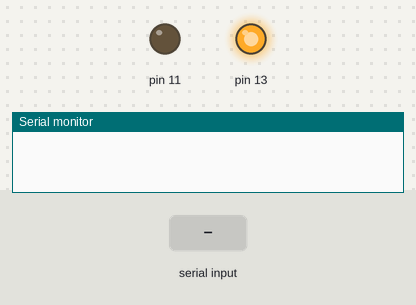
Recording of a sketch running on a simulated Arduino Uno, built with avr-gcc and run on an emulated ATmega328P. Parts: output pins drawn as LEDs (lit = HIGH), the last lines printed to the serial monitor. The inputs (shaded band) are chosen by the test bench.

Above: at 2.2 s.
2.3 s: "w" received over Serial
At 3.2 s:
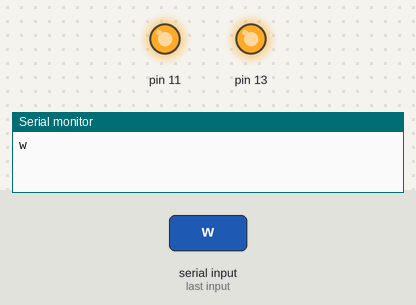
3.8 s: "1" received over Serial
At 4.3 s:
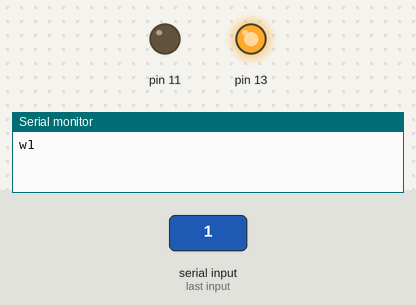
Timing chart, 0 to 6.8 s (numbered marks = the images above; inputs shaded):
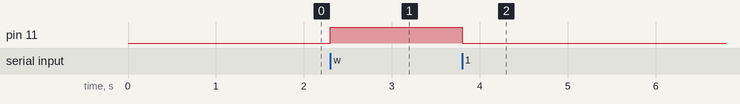

Measured:
- after the input at 2.3 s, pin 11: LOW → HIGH at once
- after the input at 3.8 s, pin 11: HIGH → LOW at once

The sketch:

El_bueno_Bluetooth.ino
```cpp
#include <SoftwareSerial.h>

void setup(){

 pinMode(13, OUTPUT);
 pinMode(11, OUTPUT);
 // initialize the serial communications:
 Serial.begin(9600);
 digitalWrite(13,LOW);//activar bluetooth
 delay(1000);
 digitalWrite(13,HIGH);
}

void loop(){

 if(Serial.available()>0){ //Comprobamos si en el buffer hay datos
   char dato;
   dato = Serial.read();  //Lee cada carácter uno por uno y se almacena en una variable
   Serial.print(dato);  //Imprimimos en la consola el carácter recibido

   if (dato == 'w'){
      digitalWrite(11,HIGH);
   }
   else {
      digitalWrite(11, LOW);
   }

 }

}
```
